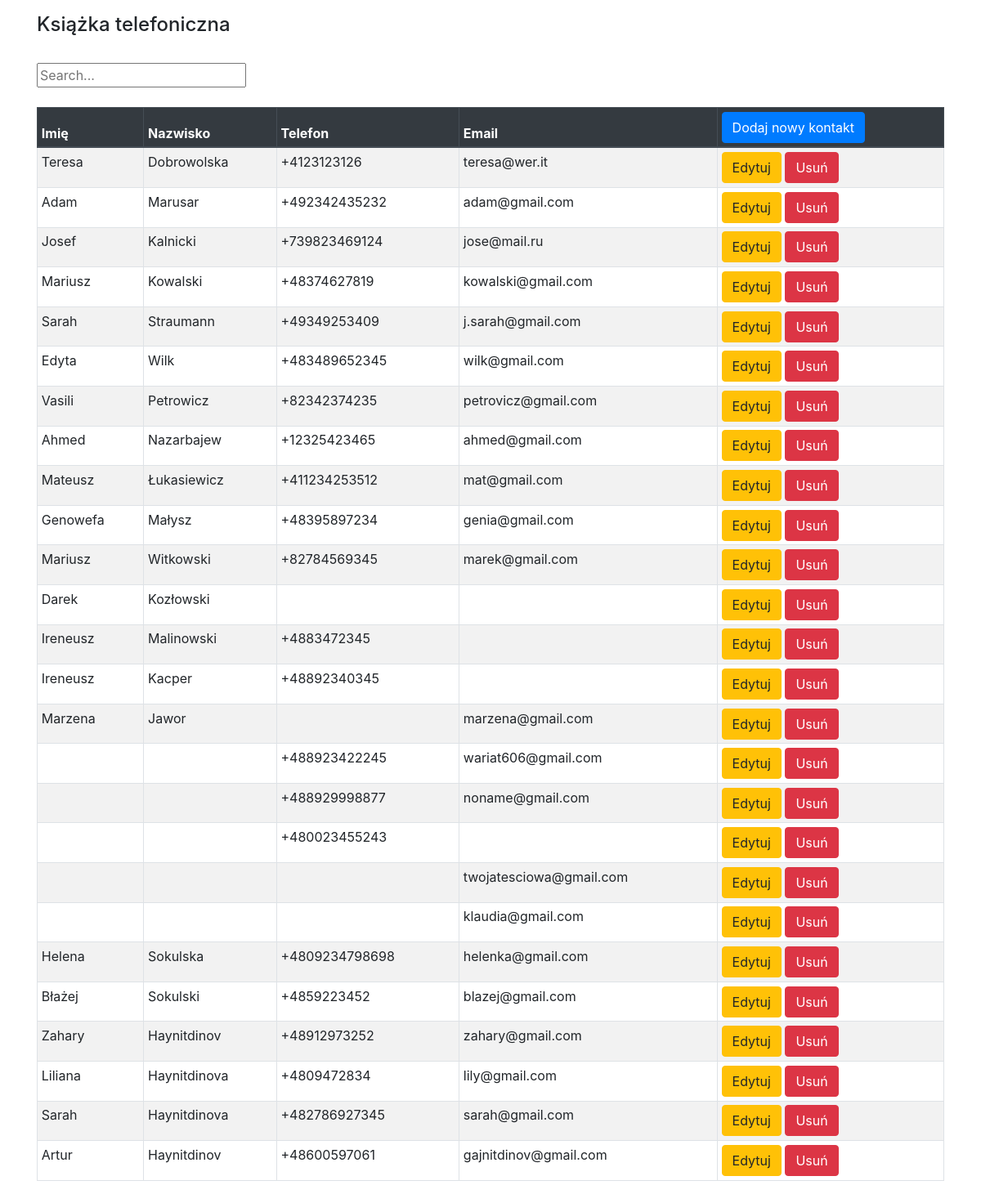
The page /show on the database its author committed.
### phone_book_app/models.py (models this page shows, shortened)
class Person(models.Model):
    pfirst_name = models.CharField(max_length=50)
    plast_name = models.CharField(max_length=50)
    pphone_number = models.CharField(max_length=50)
    pemail = models.EmailField()
    class Meta:
        db_table = "person"

### phone_book_app/views.py (the view)
# urls.py: path('show',views.show),
def show(request):
    object_list = Person.objects.all()
    return render(request,"show.html",{'object_list':object_list})

### phone_book_app/templates/show.html (shortened to what this page needs)
<!DOCTYPE html>
<html lang="en">
<head>
    <link rel="stylesheet" href="https://stackpath.bootstrapcdn.com/bootstrap/4.3.1/css/bootstrap.min.css">
</head>
<div class="container mt-3">
  <h4>Książka telefoniczna</h4>
  <br>
<body>
  <form action="{% url 'show' %}" method="get">
    <input name="q" type="text" placeholder="Search...">
  </form>
  <br>
<table class="table table-striped table-bordered table-sm">
    <thead class="thead-dark">
    <tr>
        <th>Imię</th>
        <th>Nazwisko</th>
        <th>Telefon</th>
        <th>Email</th>
        <th><a href="/new" class="btn btn-primary">Dodaj nowy kontakt</a></th>
    </tr>
    </thead>
    <tbody>
{% for person in object_list %}
    <tr>
        <td>{{ person.pfirst_name }}</td>
        <td>{{ person.plast_name }}</td>
        <td>{{ person.pphone_number }}</td>
        <td>{{ person.pemail }}</td>
        <td>
            <a href="/edit/{{ person.id }}" class="btn btn-warning"><span class="glyphicon glyphicon-pencil" >Edytuj</span></a>
            <a href="/delete/{{ person.id }}" class="btn btn-danger">Usuń</a>
        </td>
    </tr>
{% endfor %}
    </tbody>
</table>
<br>
</body>
</html>

### rows shown on the page
Person: pfirst_name "Teresa", plast_name "Dobrowolska", pphone_number "+4123123126", pemail "teresa@wer.it"
Person: pfirst_name "Adam", plast_name "Marusar", pphone_number "+492342435232", pemail "adam@gmail.com"
Person: pfirst_name "Josef", plast_name "Kalnicki", pphone_number "+739823469124", pemail "jose@mail.ru"
Person: pfirst_name "Mariusz", plast_name "Kowalski", pphone_number "+48374627819", pemail "kowalski@gmail.com"
Person: pfirst_name "Sarah", plast_name "Straumann", pphone_number "+49349253409", pemail "j.sarah@gmail.com"
Person: pfirst_name "Edyta", plast_name "Wilk", pphone_number "+483489652345", pemail "wilk@gmail.com"
Person: pfirst_name "Vasili", plast_name "Petrowicz", pphone_number "+82342374235", pemail "petrovicz@gmail.com"
Person: pfirst_name "Ahmed", plast_name "Nazarbajew", pphone_number "+12325423465", pemail "ahmed@gmail.com"
Person: pfirst_name "Mateusz", plast_name "Łukasiewicz", pphone_number "+411234253512", pemail "mat@gmail.com"
Person: pfirst_name "Genowefa", plast_name "Małysz", pphone_number "+48395897234", pemail "genia@gmail.com"
Person: pfirst_name "Mariusz", plast_name "Witkowski", pphone_number "+82784569345", pemail "marek@gmail.com"
Person: pfirst_name "Darek", plast_name "Kozłowski"
Person: pfirst_name "Ireneusz", plast_name "Malinowski", pphone_number "+4883472345"
Person: pfirst_name "Ireneusz", plast_name "Kacper", pphone_number "+48892340345"
Person: pfirst_name "Marzena", plast_name "Jawor", pemail "marzena@gmail.com"
Person: pphone_number "+488923422245", pemail "wariat606@gmail.com"
Person: pphone_number "+488929998877", pemail "noname@gmail.com"
Person: pphone_number "+480023455243"
Person: pemail "twojatesciowa@gmail.com"
Person: pemail "klaudia@gmail.com"
Person: pfirst_name "Helena", plast_name "Sokulska", pphone_number "+4809234798698", pemail "helenka@gmail.com"
Person: pfirst_name "Błażej", plast_name "Sokulski", pphone_number "+4859223452", pemail "blazej@gmail.com"
Person: pfirst_name "Zahary", plast_name "Haynitdinov", pphone_number "+48912973252", pemail "zahary@gmail.com"
Person: pfirst_name "Liliana", plast_name "Haynitdinova", pphone_number "+4809472834", pemail "lily@gmail.com"
Person: pfirst_name "Sarah", plast_name "Haynitdinova", pphone_number "+482786927345", pemail "sarah@gmail.com"
Person: pfirst_name "Artur", plast_name "Haynitdinov", pphone_number "+48600597061", pemail "gajnitdinov@gmail.com"
